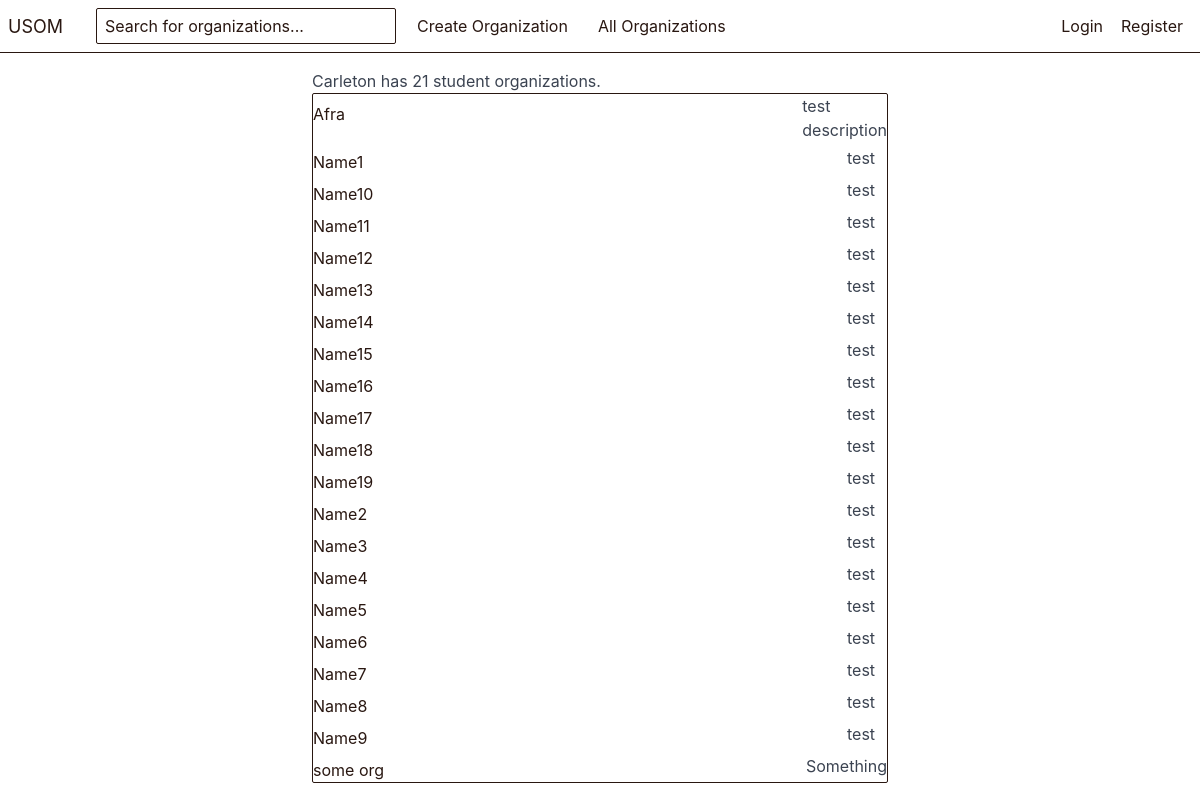
The app's page /organizations/all-orgs/, older data.
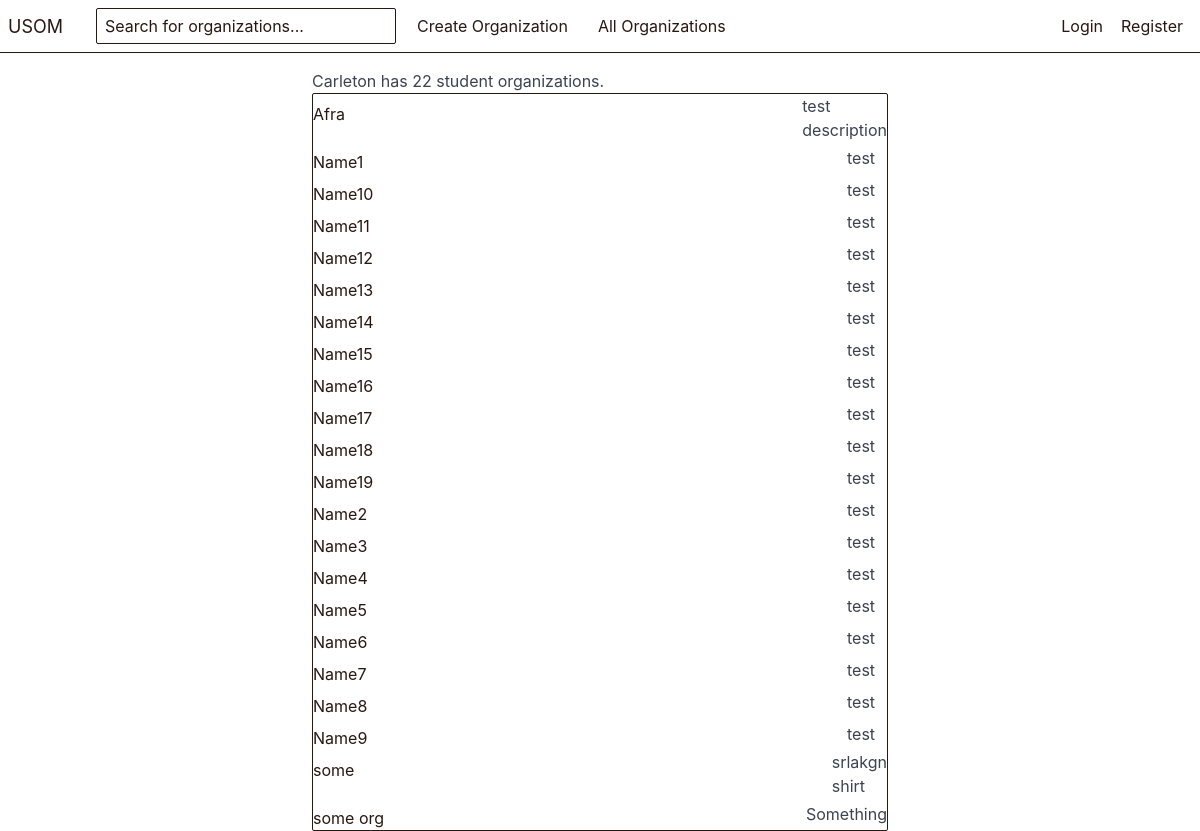
The same page, newer data.
### organizations/models.py (models this page shows, shortened)
class Organization(models.Model):
    name = models.CharField(max_length=40)
    short_name = models.CharField(max_length=10)
    description = models.CharField(max_length=300)
    charter = models.CharField(max_length=1000)
    members = models.ManyToManyField(Profile, related_name='organizations')
    admins = models.ManyToManyField(User, related_name='organizations_admined')

### organizations/views.py (the view)
# urls.py: path("all-orgs/", views.get_all_organization, name = 'get-all-organizations'),
def get_all_organization(request):
    organizations = Organization.objects.order_by("name")
    num_all_orgs = len(organizations)
    return render(request, 'All_Orgs.html', {'organizations': organizations, "num": num_all_orgs})

### templates/All_Orgs.html (shortened to what this page needs)
{% extends 'base.html' %}
{% block content %}
    <div class="panel-header",>
        <div class="column col-mx-auto col-6">
           Carleton has {{ num }} student organizations.
        </div>
    </div>
    <div class="panel-body">
        <div class="column col-mx-auto col-6">
            <div class="panel">
                {% for organization in organizations %}
                    {% include 'all_organization_list_view.html' %}
                {% endfor %}
             </div>
        </div>
    </div>
{% endblock %}

### templates/all_organization_list_view.html
<div style="display: table; width: 100%;">
    <div style="padding-top: 8px; display:table-cell;">
        <a href="{% url  'organization-view' organization_id=organization.id %}">{{ organization.name }}</a>
    </div>
    <div style="height:100%; width: 40px; vertical-align: middle; display: table-cell;">
        {{ organization.description }}
    </div>
</div>

Row changes from the older to the newer data that the page shows:
added Organization: name "some", description "srlakgn shirt"
Text that changed along with them:
{{ num }}: "21" → "22"
